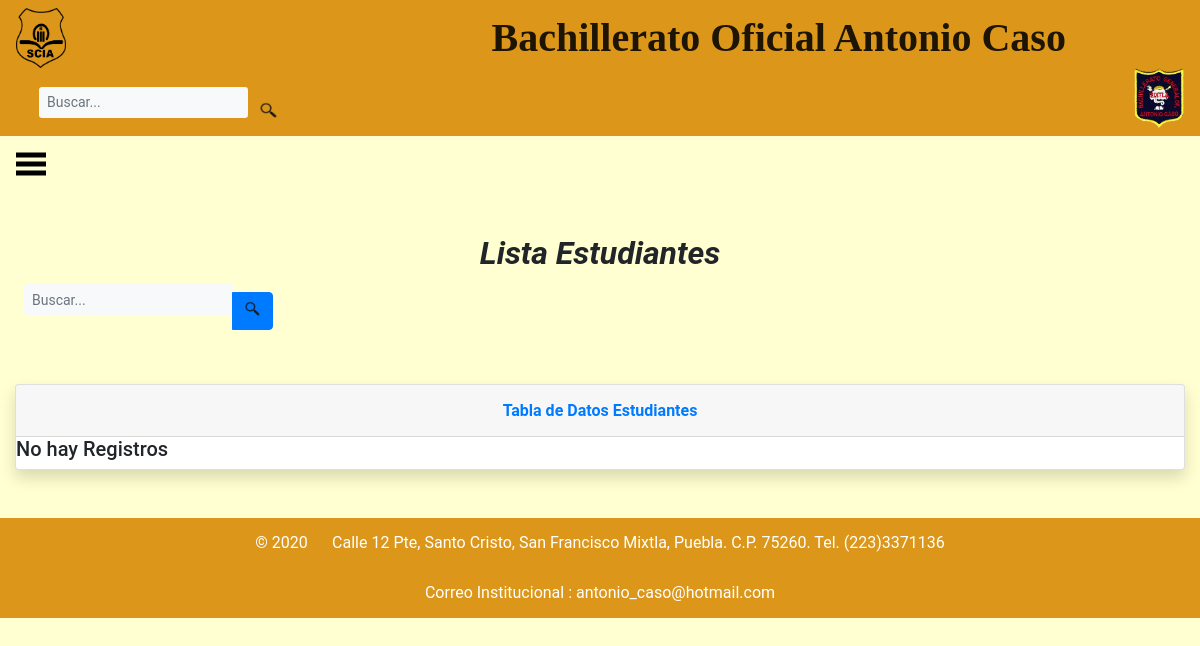
/AltaDatos/Guardar2/EstudianteB/, run on an earlier commit of the app's database.
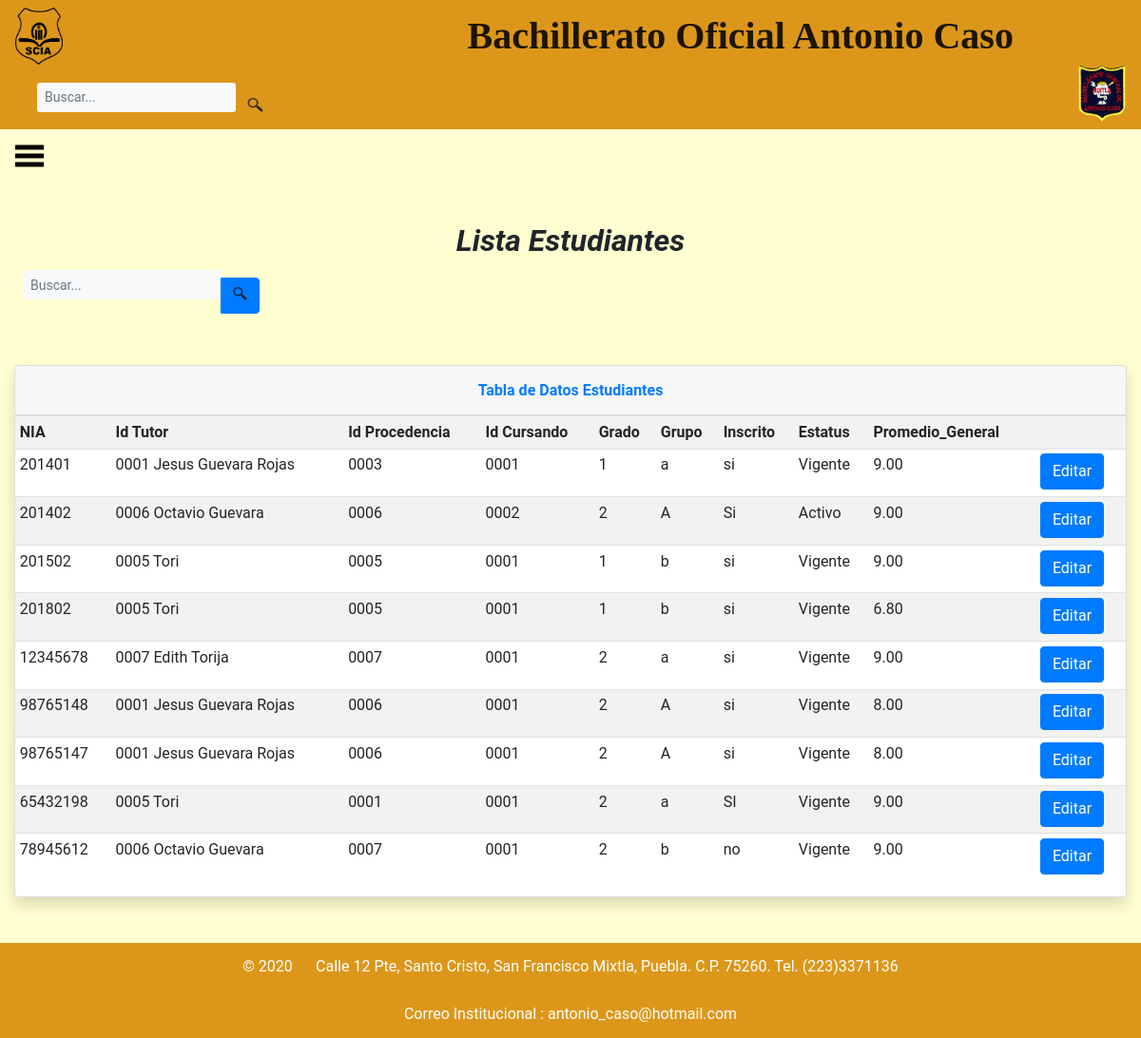
And on a later commit of the database.
### base_SCIA/models/estudiante.py (models this page shows, shortened)
class Estudiante(models.Model):
	NIA = models.CharField(
		primary_key = True,
		max_length = 8,
		)
	Id_Tutor = models.ForeignKey(
		'Tutor',
		on_delete=models.CASCADE,
		)
	Id_Procedencia = models.ForeignKey(
		'Datos_Procedencia',
		on_delete=models.CASCADE,
		)
	Id_Cursando = models.ForeignKey(
		'Disciplinas_Cursando',
		on_delete=models.CASCADE,
		)
	Grado = models.IntegerField(
		)
	Grupo = models.CharField(
			max_length = 2,
		)
	Inscrito = models.CharField(
			max_length = 2,
		)
	Estatus = models.CharField(
			max_length = 10,
		)
	Promedio_General = models.DecimalField (
		max_digits = 5, decimal_places = 2,
		)

### base_SCIA/models/tutor.py (models this page shows)
class Tutor(models.Model):
	Id_Tutor = models.CharField(
		primary_key = True,
		max_length=4,
	)
	Id_Aspirante = models.ForeignKey(
		'Datos_Aspirantes',
		on_delete=models.CASCADE,
	)
	Nombre_Tutor = models.CharField(
		max_length = 40,
	)
	Direccion_Tutor = models.CharField(
		max_length = 40,
	)
	Telefono_Tutor = models.IntegerField(
	)
	def __str__(self):
		return '%s %s' % (self.Id_Tutor, self.Nombre_Tutor)

### base_SCIA/models/datos_procedencia.py (models this page shows)
class Datos_Procedencia(models.Model):
	Id_Procedencia = models.CharField(
		primary_key = True,
		max_length=4,
	)
	Id_Aspirante = models.ForeignKey(
		'Datos_Aspirantes',
		on_delete=models.CASCADE,
	)
	Nivel_Basico = models.CharField(
		max_length = 20,
	)
	Año_Egreso = models.IntegerField(
	)
	Promedio_General  = models.DecimalField (
	max_digits = 5, decimal_places = 2,
	)
	def __str__(self):
		return '%s' % (self.Id_Procedencia)

### base_SCIA/models/disciplinas_cursando.py (models this page shows)
class Disciplinas_Cursando(models.Model):
	Id_Cursando = models.CharField(
		primary_key = True,
		max_length=4,
	)
	Id_Disciplina = models.ForeignKey(
		'Disciplinas',
		on_delete=models.CASCADE,
	)
	Momento = models.DecimalField (
		max_digits = 5, decimal_places = 2,
	)
	def __str__(self):
		return '%s ' % ( self.Id_Cursando)

### base_SCIA/views.py (the view)
# urls.py: url(r'^AltaDatos/Guardar2/EstudianteB/$', views.listar_estudiante, name='EstudianteB'),
def listar_estudiante(request):
	busqueda = request.POST.get("buscar") #Recuperamos la busqueda del usuario
	estudiantes = Estudiante.objects.all()
	if busqueda: #Preguntando si busqueda está llena
		estudiantes = Estudiante.objects.filter(
			Q(NIA__icontains = busqueda)|
			Q(Grado__icontains = busqueda)
		).distinct()
	return render(request, 'EstudianteB.html', {'estudiantes':estudiantes})

### base_SCIA/templates/EstudianteB.html (shortened to what this page needs)
<!DOCTYPE html>
<html>
<head style="background-color: #FFFFD1;">
	{%load static%}
	{%load bootstrap4%}
	{%bootstrap_css %}
	{%include 'encabezado2.html'%}
	{%include 'lateral.html'%}
	<center><h2><b><i> Lista Estudiantes </i></b></h2></center>
	{% block buscador %}
	<form class="d-none d-sm-inline-block form-inline mr-auto ml-md-3 my-2 my-md-0 mw-100 navbar-search form-control-sm " method="POST"> {% csrf_token %}
		<div class="input-group" align="right">
			<input type="text" class="form-control bg-light border-0 small form-control-sm" placeholder="Buscar..." name="buscar" value="{{ request.POST.buscar }}">
			<div class="input-group-append" align="right">
				<button class="btn btn-primary" type="submit" >
					<input type=image src="{% static 'base_aspirantes/images/encabezado/busqueda.png'%}" width="15" height="15">
				</button>
			</div>
		</div>
	</form>
	{% endblock buscador %}
</head>
<br><br><br><br>
<body style="background-color: #FFFFD1; font-family: Roboto;">
	{% block contentenido %}
	<div class="container-fluid">
		<div class="card shadow mb-4">
			<div class="card-header py-3">
				<h6 class="m-0 font-weight-bold text-primary" align="center">Tabla de Datos Estudiantes</h6>
			</div>
			{% if estudiantes %}
			<div class="table-responsive ">
				<table class="table table-striped table-hover table-sm " >
					<td> <b> NIA</b></td>
					<td> <b> Id Tutor</b></td>
					<td> <b> Id Procedencia</b></td>
					<td> <b> Id Cursando</b></td>
					<td> <b> Grado </b></td>
					<td> <b> Grupo </b></td>
					<td> <b> Inscrito</b></td>
					<td> <b> Estatus</b></td>
					<td> <b> Promedio_General</b></td>
					<td> <b> </b></td>
					{% for bus in estudiantes %}
					<tr>
						<td>{{bus.NIA}} </td>
						<td><p>{{bus.Id_Tutor}} </p></td>
						<td><p>{{bus.Id_Procedencia}} </p></td>
						<td><p>{{bus.Id_Cursando}} </p></td>
						<td><p>{{bus.Grado}} </p></td>
						<td><p>{{bus.Grupo}} </p></td>
						<td><p>{{bus.Inscrito}} </p></td>
						<td><p>{{bus.Estatus}} </p></td>
						<td><p>{{bus.Promedio_General}} </p></td>
						<td>
							<a class = "btn btn-primary" href="{% url 'EstudianteEditar' bus.NIA %}">Editar</a>
						</td>
					{% endfor %}
				</table>
			</div>
			{% else %}
			<h5>No hay Registros</h5>
			{% endif%}
		</div>
	</div>
	{% endblock contentenido %}
</body>
<br>
<footer>
{% include 'footer.html'%}
</footer>
</html>

What changed in the data, as far as the page shows it:
added Estudiante: NIA "201401", Id_Tutor "0001 Jesus Guevara Rojas", Id_Procedencia "0003", Id_Cursando "0001", Grado "1", Grupo "a", Inscrito "si", Estatus "Vigente", Promedio_General "9.00"
added Estudiante: NIA "201402", Id_Tutor "0006 Octavio Guevara", Id_Procedencia "0006", Id_Cursando "0002", Grado "2", Grupo "A", Inscrito "Si", Estatus "Activo", Promedio_General "9.00"
added Estudiante: NIA "201502", Id_Tutor "0005 Tori", Id_Procedencia "0005", Id_Cursando "0001", Grado "1", Grupo "b", Inscrito "si", Estatus "Vigente", Promedio_General "9.00"
added Estudiante: NIA "201802", Id_Tutor "0005 Tori", Id_Procedencia "0005", Id_Cursando "0001", Grado "1", Grupo "b", Inscrito "si", Estatus "Vigente", Promedio_General "6.80"
added Estudiante: NIA "12345678", Id_Tutor "0007 Edith Torija", Id_Procedencia "0007", Id_Cursando "0001", Grado "2", Grupo "a", Inscrito "si", Estatus "Vigente", Promedio_General "9.00"
added Estudiante: NIA "98765148", Id_Tutor "0001 Jesus Guevara Rojas", Id_Procedencia "0006", Id_Cursando "0001", Grado "2", Grupo "A", Inscrito "si", Estatus "Vigente", Promedio_General "8.00"
added Estudiante: NIA "98765147", Id_Tutor "0001 Jesus Guevara Rojas", Id_Procedencia "0006", Id_Cursando "0001", Grado "2", Grupo "A", Inscrito "si", Estatus "Vigente", Promedio_General "8.00"
added Estudiante: NIA "65432198", Id_Tutor "0005 Tori", Id_Procedencia "0001", Id_Cursando "0001", Grado "2", Grupo "a", Inscrito "SI", Estatus "Vigente", Promedio_General "9.00"
added Estudiante: NIA "78945612", Id_Tutor "0006 Octavio Guevara", Id_Procedencia "0007", Id_Cursando "0001", Grado "2", Grupo "b", Inscrito "no", Estatus "Vigente", Promedio_General "9.00"
Also different on the page:
text no longer shown: "No hay Registros"
text now shown: "NIA Id Tutor Id Procedencia Id Cursando Grado Grupo Inscrito Estatus Promedio_General"
